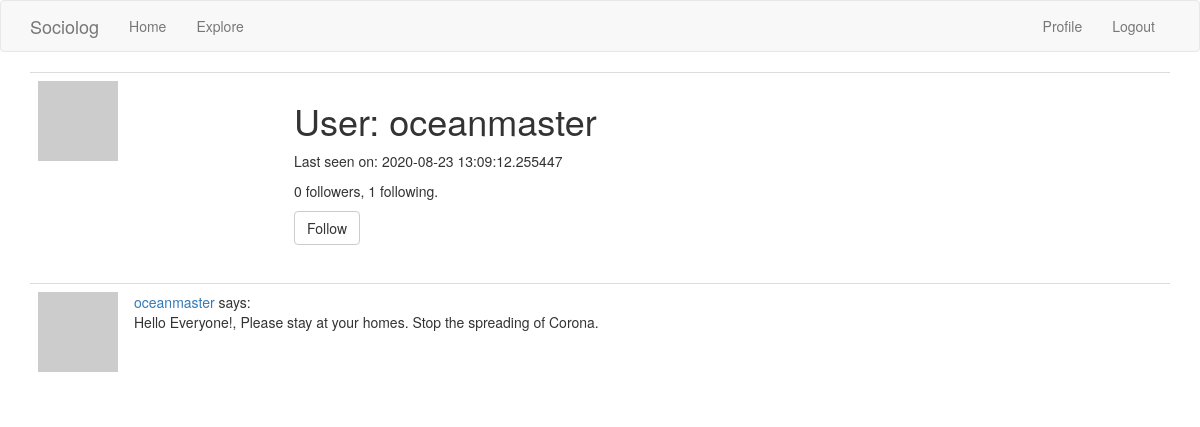
Screenshot of /user/oceanmaster (signed in) with the database file from the repository.
### app/models.py (models this page shows, shortened)
class User(UserMixin, db.Model):
	id = db.Column(db.Integer, primary_key=True)
	username = db.Column(db.String(64), index=True, unique=True)
	email = db.Column(db.String(120), index=True, unique=True)
	password_hash = db.Column(db.String(128))
	posts = db.relationship('Post', backref='author', lazy='dynamic')
	about_me = db.Column(db.String(140))
	last_seen = db.Column(db.DateTime, default=datetime.utcnow)
	def avatar(self, size):
		digest = md5(self.email.lower().encode('utf-8')).hexdigest()
		return 'https://www.gravatar.com/avatar/{}?d=identicon&s={}'.format(
			digest, size)
	followed = db.relationship(
		'User', secondary=followers,
		primaryjoin=(followers.c.follower_id == id),
		secondaryjoin=(followers.c.followed_id == id),
		backref=db.backref('followers', lazy='dynamic'), lazy='dynamic')
	def is_following(self, user):
		return self.followed.filter(
			followers.c.followed_id == user.id).count() > 0

class Post(db.Model):
	id = db.Column(db.Integer, primary_key=True)
	body = db.Column(db.String(140))
	timestamp = db.Column(db.DateTime, index=True, default=datetime.utcnow)
	user_id = db.Column(db.Integer, db.ForeignKey('user.id'))

### app/routes.py (the view)
@app.route('/user/<username>')
@login_required
def user(username):
	user = User.query.filter_by(username=username).first_or_404()
	posts = user.posts.order_by(Post.timestamp.desc())
	form = EmptyForm()
	return render_template('user.html', user=user, posts=posts, form=form)

### app/forms.py
class EmptyForm(FlaskForm):
	submit = SubmitField('Submit')

### app/models.py (called while the page is built)
@login.user_loader
def load_user(id):
	return User.query.get(int(id))

### app/routes.py (called while the page is built)
@app.before_request
def before_request():
	if current_user.is_authenticated:
		current_user.last_seen = datetime.utcnow()
		db.session.commit()

### app/templates/user.html (shortened to what this page needs)
{% extends "base.html" %}
{% block app_content %}
    <table class="table table-hover">
        <tr>
            <td width="256px"><img src="{{ user.avatar(256) }}"></td>
            <td>
                <h1>User: {{ user.username }}</h1>
                {% if user.last_seen %}<p>Last seen on: {{ user.last_seen }}</p>{% endif %}
                <p>{{ user.followers.count() }} followers, {{ user.followed.count() }} following.</p>
                {% if user == current_user %}
                <p><a href="{{ url_for('edit_profile') }}">Edit your profile</a></p>
                {% elif not current_user.is_following(user) %}
                <p>
                    <form action="{{ url_for('follow', username=user.username) }}" method="post">
                        {{ form.submit(value='Follow', class_='btn btn-default') }}
                    </form>
                </p>
                {% endif %}
            </td>
        </tr>
    </table>
    {% for post in posts %}
        {% include '_post.html' %}
    {% endfor %}
{% endblock %}

### app/templates/_post.html
    <table class="table table-hover">
        <tr>
            <td width="70px">
                <a href="{{ url_for('user', username=post.author.username) }}">
                    <img src="{{ post.author.avatar(70) }}" />
                </a>
            </td>
            <td>
                <a href="{{ url_for('user', username=post.author.username) }}">
                    {{ post.author.username }}
                </a>
                says:
                <br>
                {{ post.body }}
            </td>
        </tr>
    </table>

### rows the page displays
User: username "oceanmaster", last_seen "2020-08-23 13:09:12.255447"
Post: author.username "oceanmaster", body "Hello Everyone!, Please stay at your homes. Stop the spreading of Corona."

### other values shown
{{ user.followers.count() }} "0"
{{ user.followed.count() }} "1"
